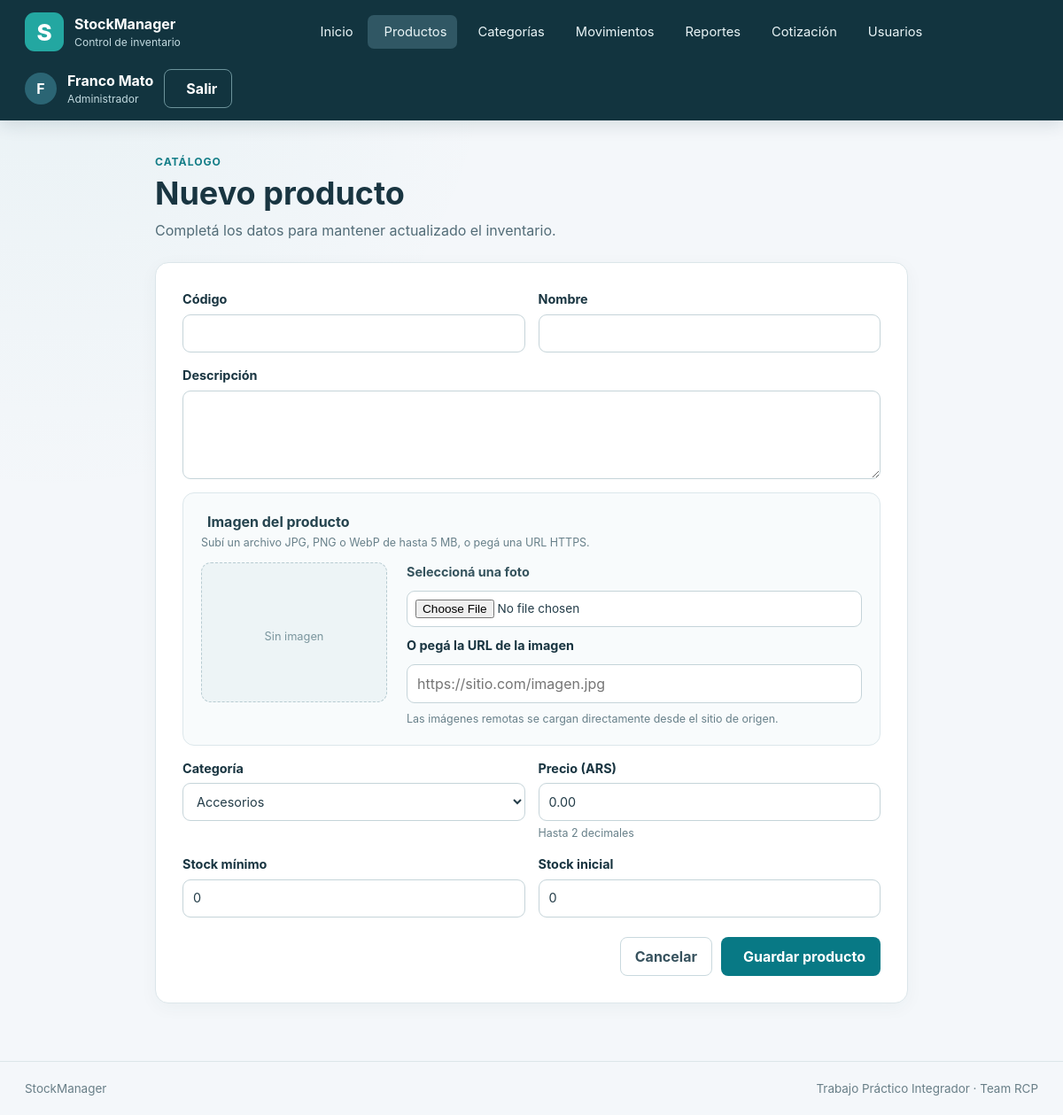
Screenshot of /productos/nuevo (signed in) with the database file from the repository.
### app/models.py (models this page shows)
class Usuario(db.Model):
    __tablename__ = "usuarios"
    __table_args__ = (
        db.Index(
            "idx_usuarios_correo_google",
            "correo_google",
            unique=True,
            sqlite_where=db.text("correo_google IS NOT NULL"),
        ),
        db.Index(
            "idx_usuarios_google_sub",
            "google_sub",
            unique=True,
            sqlite_where=db.text("google_sub IS NOT NULL"),
        ),
    )
    id = db.Column(db.Integer, primary_key=True)
    nombre = db.Column(db.Text, nullable=False)
    usuario = db.Column(db.Text, nullable=False, unique=True)
    password_hash = db.Column(db.Text, nullable=False)
    correo_google = db.Column(db.Text(collation="NOCASE"))
    google_sub = db.Column(db.Text)
    rol_id = db.Column(db.Integer, db.ForeignKey("roles.id", ondelete="RESTRICT"), nullable=False)
    activo = db.Column(db.Integer, nullable=False, default=1)
    creado_en = db.Column(db.Text, nullable=False, server_default=db.text("(strftime('%Y-%m-%dT%H:%M:%fZ', 'now'))"))
    rol = db.relationship("Rol")

class Rol(db.Model):
    __tablename__ = "roles"
    id = db.Column(db.Integer, primary_key=True)
    nombre = db.Column(db.Text, nullable=False, unique=True)
    descripcion = db.Column(db.Text, nullable=False)

### app/productos/routes.py (the view, shortened to what this page needs)
@bp.route("/nuevo", methods=["GET", "POST"])
@administrador_requerido
def nuevo():
    return render_template("productos/formulario.html", producto=None, categorias=_categorias())

### app/productos/routes.py (called while the page is built)
def _categorias():
    return db.session.scalars(select(Categoria).where(Categoria.activa == 1).order_by(Categoria.nombre)).all()

### app/security.py (called while the page is built)
def csrf_token() -> str:
    if "csrf_token" not in session:
        session["csrf_token"] = secrets.token_urlsafe(32)
    return session["csrf_token"]

def validar_csrf() -> None:
    if request.method in {"POST", "PUT", "PATCH", "DELETE"}:
        actual = session.get("csrf_token", "")
        recibido = request.form.get("csrf_token", "")
        if not actual or not recibido or not hmac.compare_digest(actual, recibido):
            abort(400, description="Token CSRF inválido. Volvé a cargar el formulario.")

def login_requerido(func):
    @wraps(func)
    def wrapper(*args, **kwargs):
        if g.usuario is None:
            return redirect(url_for("auth.login"))
        return func(*args, **kwargs)
    return wrapper

def administrador_requerido(func):
    @wraps(func)
    @login_requerido
    def wrapper(*args, **kwargs):
        if g.usuario.rol.nombre != "administrador":
            abort(403)
        return func(*args, **kwargs)
    return wrapper

### app/templates/productos/formulario.html (shortened to what this page needs)
{% extends 'base.html' %}
{% block contenido %}
<section class="form-page">
  <div class="page-heading">
    <div>
      <p class="eyebrow">Catálogo</p>
      <h1>{{ 'Editar' if producto else 'Nuevo' }} producto</h1>
      <p class="page-lead">Completá los datos para mantener actualizado el inventario.</p>
    </div>
  </div>
  <div class="panel form-panel">
    {% if not categorias %}
    <div class="empty-state">
      <p>Primero necesitás crear una <a class="text-link" href="{{ url_for('categorias.listar') }}">categoría
          activa</a>.</p>
    </div>
    {% else %}
    <form method="post" class="form-grid" enctype="multipart/form-data">
      <label>Código
        <input name="codigo" maxlength="40" value="{{ producto.codigo if producto else '' }}" required>
      </label>
      <label>Nombre
        <input name="nombre" maxlength="120" value="{{ producto.nombre if producto else '' }}" required>
      </label>
      <label class="field-span">Descripción
        <textarea name="descripcion" maxlength="500">{{ producto.descripcion or '' if producto else '' }}</textarea>
      </label>
      <div class="field-span image-upload-field">
        <div>
          <h2 class="form-section-title"> Imagen del producto</h2>
          <p class="field-hint">Subí un archivo JPG, PNG o WebP de hasta 5 MB, o pegá una URL HTTPS.</p>
        </div>
        <div class="image-upload-layout">
          <div class="image-preview" id="image-preview">
            {% if producto and producto.imagen %}
            <img src="{{ producto.imagen if producto.imagen.startswith('https://') else url_for('static', filename=producto.imagen) }}" alt="Imagen actual de {{ producto.nombre }}">
            {% else %}
            <span class="image-preview-placeholder"><span>Sin imagen</span></span>
            {% endif %}
          </div>
          <div class="image-upload-controls">
            <label for="product-image">Seleccioná una foto</label>
            <input id="product-image" type="file" name="imagen" accept="image/jpeg,image/png,image/webp">
            <label for="product-image-url">O pegá la URL de la imagen</label>
            <input id="product-image-url" type="url" name="imagen_url" maxlength="2048"
                   placeholder="https://sitio.com/imagen.jpg"
                   value="{{ producto.imagen if producto and producto.imagen and producto.imagen.startswith('https://') else '' }}">
            <span class="field-hint">Las imágenes remotas se cargan directamente desde el sitio de origen.</span>
          </div>
        </div>
      </div>
      <label>Categoría
        <select name="categoria_id" required>
          {% for c in categorias %}
          <option value="{{ c.id }}" {% if producto and producto.categoria_id==c.id %}selected{% endif %}>{{ c.nombre }}
          </option>
          {% endfor %}
        </select>
      </label>
      <label>Precio (ARS)
        <input name="precio" inputmode="decimal"
          value="{{ '%0.2f'|format(producto.precio_centavos / 100) if producto else '0.00' }}" required>
        <span class="field-hint">Hasta 2 decimales</span>
      </label>
      <label class="{{ 'field-span' if producto else '' }}">Stock mínimo
        <input type="number" name="stock_minimo" min="0" value="{{ producto.stock_minimo if producto else 0 }}"
          required>
      </label>
      {% if not producto %}
      <label>Stock inicial
        <input type="number" name="stock_inicial" min="0" value="0" required>
      </label>
      {% endif %}
      <div class="form-actions field-span">
        <a class="button button--quiet-dark" href="{{ url_for('productos.listar') }}">Cancelar</a>
        <button class="button button--primary" type="submit"> Guardar producto</button>
      </div>
    </form>
    {% endif %}
  </div>
</section>
{% endblock %}

### app/templates/base.html (shortened to what this page needs)
<!doctype html>
<html lang="es-AR">
<head>
  <link rel="stylesheet" href="{{ url_for('static', filename='css/styles.css') }}">
  <link rel="stylesheet" href="{{ url_for('static', filename='vendor/fontawesome/css/solid.min.css') }}">
  <link rel="stylesheet" href="{{ url_for('static', filename='vendor/sweetalert2/sweetalert2.min.css') }}">
</head>
<body>
  <header class="site-header">
    <div class="header-inner">
      <a class="brand" href="{{ url_for('main.inicio') }}" aria-label="StockManager, ir al inicio">
        <span class="brand-mark" aria-hidden="true">S</span>
        <span class="brand-copy">
          <strong>StockManager</strong>
          <small>Control de inventario</small>
        </span>
      </a>
      {% if g.usuario %}
      <nav class="main-nav" aria-label="Menú principal">
        <a href="{{ url_for('main.inicio') }}" ><span>Inicio</span></a>
        <a href="{{ url_for('productos.listar') }}" {% if request.endpoint and request.endpoint.startswith('productos.')
          %}aria-current="page" {% endif %}><span>Productos</span></a>
        <a href="{{ url_for('categorias.listar') }}" ><span>Categorías</span></a>
        <a href="{{ url_for('movimientos.listar') }}" ><span>Movimientos</span></a>
        <a href="{{ url_for('reportes.inicio') }}" ><span>Reportes</span></a>
        {% if g.usuario.rol.nombre == 'administrador' %}
        <a href="{{ url_for('cotizaciones.inicio') }}"><span>Cotización</span></a>
        <a href="{{ url_for('usuarios.listar') }}" ><span>Usuarios</span></a>
        {% endif %}
      </nav>
      <div class="user-menu">
        <span class="user-avatar" aria-hidden="true">{{ g.usuario.nombre[:1]|upper }}</span>
        <span class="user-details">
          <strong>{{ g.usuario.nombre }}</strong>
          <small>{{ g.usuario.rol.nombre|capitalize }}</small>
        </span>
        <form method="post" action="{{ url_for('auth.logout') }}">
          <button class="button button--quiet" type="submit"><span>Salir</span></button>
        </form>
      </div>
      {% endif %}
    </div>
  </header>
  <main class="page-shell">
    {% block contenido %}{% endblock %}
  </main>
  <footer class="site-footer">
    <span>StockManager</span>
    <span>Trabajo Práctico Integrador · Team RCP</span>
  </footer>
</body>
</html>

### rows the page displays
Usuario: usuario "F", usuario.nombre "Franco Mato"
Rol: usuario.rol.nombre "Administrador"

### other values shown
{{ 'Editar' if producto else 'Nuevo' }} "Nuevo"
form field categoria_id "Accesorios"
